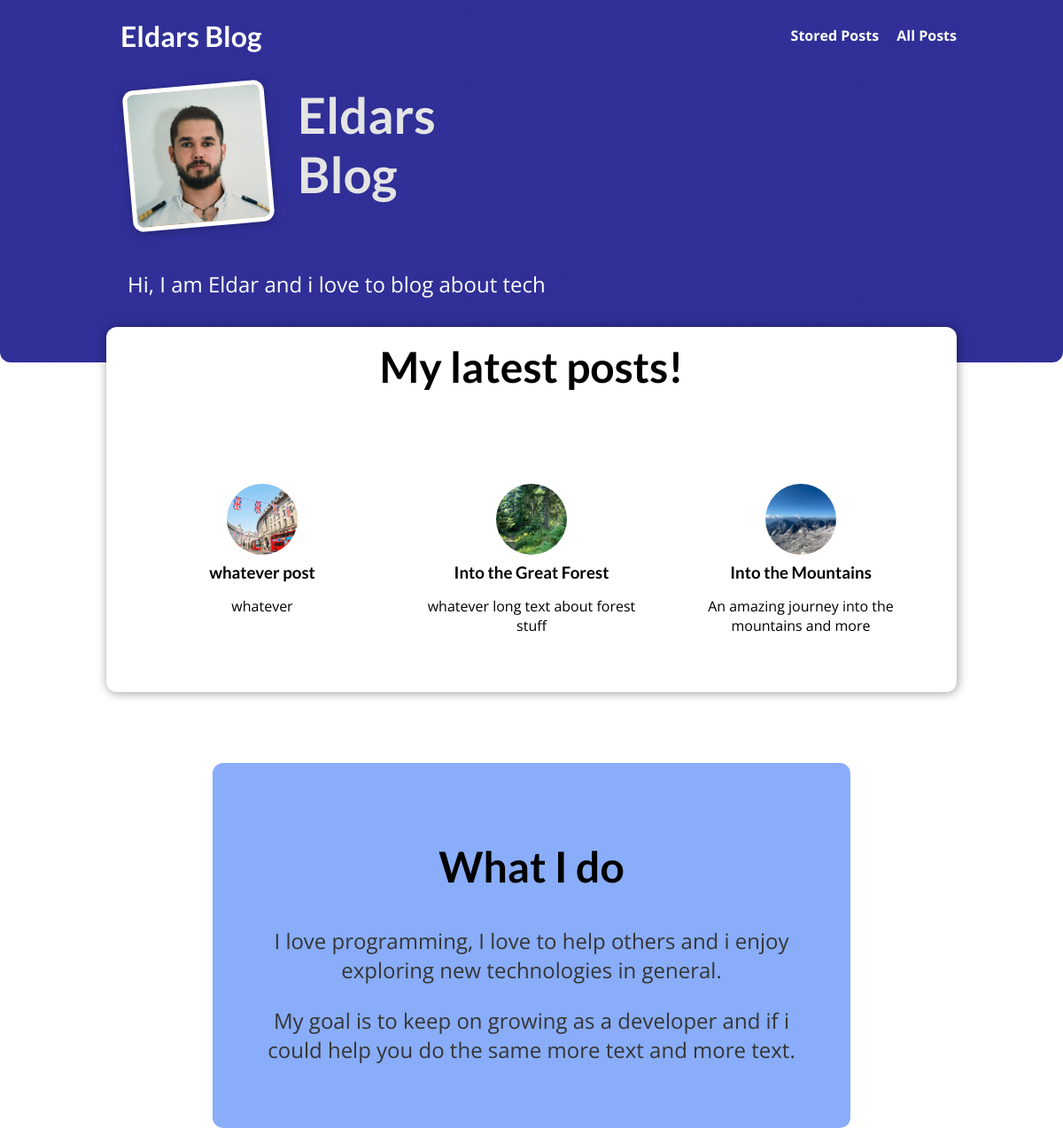
The page / on the database its author committed.
### blog/models.py (models this page shows, shortened)
class Post(models.Model):
    title = models.CharField(max_length=150)
    excerpt = models.CharField(max_length=200)
    image = models.ImageField(upload_to="posts", null=True)
    date = models.DateField(auto_now=True)
    created_at = models.DateTimeField(auto_now_add=True)
    slug = models.SlugField(unique=True)
    content = models.TextField(validators=[MinLengthValidator(10)])
    author = models.ForeignKey(
        Author, on_delete=models.SET_NULL, null=True, related_name="posts")
    tags = models.ManyToManyField(Tag)

### blog/views.py (the view)
# urls.py: path('', views.StartingPageView.as_view(), name="starting-page"),
class StartingPageView(ListView):
    template_name = "blog/index.html"
    model = Post
    ordering = ["-date"]
    context_object_name = "posts"
    def get_queryset(self):
        queryset = super().get_queryset()
        data = queryset[:3]
        return data

### blog/templates/blog/index.html (shortened to what this page needs)
{% extends 'base.html' %}
{% load static %}
{% block css_files %}
    <link rel="stylesheet" href="{% static 'app.css' %}" />
    <link rel="stylesheet" href="{% static 'blog/index.css' %}" />
    <link rel="stylesheet" href="{% static 'blog/post.css' %}" />
{% endblock %}
{% block content %}
    <section id="welcome">
        <header>
            <img src="{% static 'blog/images/eldar.jpg' %}" alt="Eldar - The Author of this Blog">
            <h2>Eldars Blog</h2>
        </header>
        <p>Hi, I am Eldar and i love to blog about tech</p>
    </section>
    <section id="latest-posts">
        <h2>My latest posts!</h2>
        <ul>
            {% for post in posts %}
            {% include "blog/includes/post.html" %}
            {% endfor %}
        </ul>
    </section>
    <section id="about">
        <h2>What I do</h2>
        <p> I love programming, I love to help others and i enjoy exploring new technologies in general.</p>
        <p> My goal is to keep on growing as a developer and if i could help you do the same more text and more text. </p>
    </section>
{% endblock %}

### blog/templates/blog/includes/post.html
{% load static %}
<li>
    <article class="post">
        <a href="{% url "post-detail-page" post.slug %}">
            <img src="{{ post.image.url }}" alt="{{ post.title }}" />
                <div class="post__content">
                    <h3>{{ post.title }}</h3>
                    <p>
                        {{ post.excerpt}}
                    </p>
            </div>
        </a>
    </article>
</li>

### static/app.css (style rules this page uses)
* { box-sizing: border-box; }
html { font-family: 'Open Sans', 'Lato', sans-serif; }
body { margin: 0; }
h1, h2, h3 { font-family: 'Lato', sans-serif; font-weight: bold; }

### blog/static/blog/index.css (style rules this page uses)
#welcome { background: linear-gradient(to right top, #0a0a85d8, #0a0a85d8); padding: 3rem 12%; border-bottom-left-radius: 12px; border-bottom-right-radius: 12px; text-decoration: none; }
#welcome header { display: flex; align-items: flex-start; margin: 3rem auto; text-decoration: none; }
#welcome img { width: 10rem; height: 10rem; object-fit: cover; object-position: top; border: 5px solid white; border-radius: 12px; background-color: #ffe1bf; transform: rotateZ(-5deg); box-shadow: 0 2px 8px rgba(0, 0, 0, 0.25); }
#welcome h2 { font-size: 3.5rem; margin: 0 0 0 2rem; color: #e4e4e4; width: 10rem; }
#welcome p { color: white; font-size: 1.5rem; }
#latest-posts { text-align: center; background-color: white; padding: 2rem; border-radius: 12px; width: 60rem; margin: -2.5rem auto 2rem auto; box-shadow: 1px 1px 12px rgba(0, 0, 0, 0.4); }
#latest-posts h2 { padding-bottom: 3rem; margin-top: -1rem; margin-left: 0rem; font-size: 3rem; color: black; }
#latest-posts ul { list-style: none; margin: 0; padding: 0; display: flex; gap: 1rem; }
#latest-posts li { flex: 1; }
#latest-posts p { color: black; text-decoration: none; }
#latest-posts a { color: black; text-decoration: none; }
#about { text-align: center; padding: 3rem; background-color: #4d83f6a8; margin-top: 5rem; border-radius: 12px; max-width: fit-content; align-items: center; padding: 5 10%; margin-right: 20%; margin-left: 20%; }
#about h2 { font-size: 3rem; margin-left: 10%; margin-right: 10%; }
#about p { font-size: 1.5rem; color: #353535; }

### blog/static/blog/post.css (style rules this page uses)
.post { display: flex; flex-direction: column; align-items: center; text-align: center; transition: transform 0.3s ease-in-out; }
.post a { text-decoration: none; color: black; transition: all 0.2s ease; padding: 1rem; }
.post img { width: 5rem; height: 5rem; object-fit: cover; border-radius: 50%; }
.post h3 { margin: 0.25rem 0; }

### rows shown on the page
Post: image (picture), title "whatever post", excerpt "whatever"
Post: image (picture), title "Into the Great Forest", excerpt "whatever long text about forest stuff"
Post: image (picture), title "Into the Mountains", excerpt "An amazing journey into the mountains and more"
